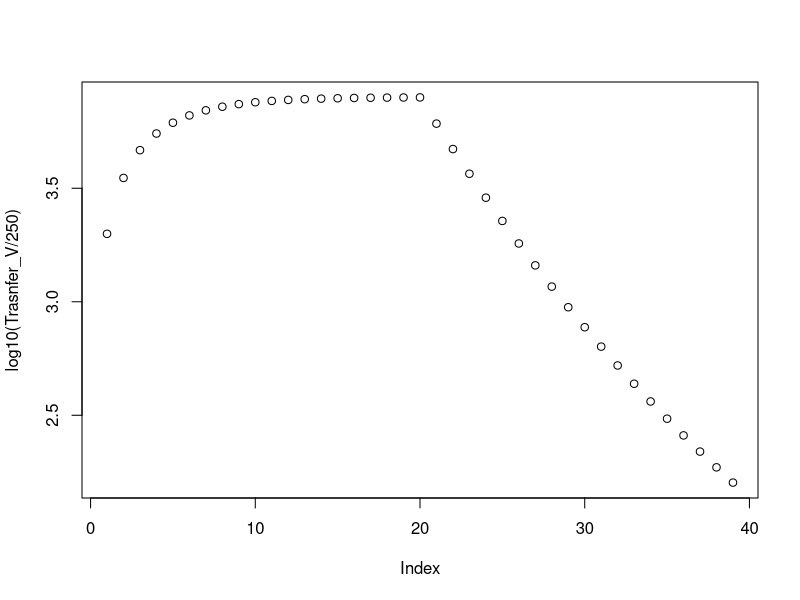
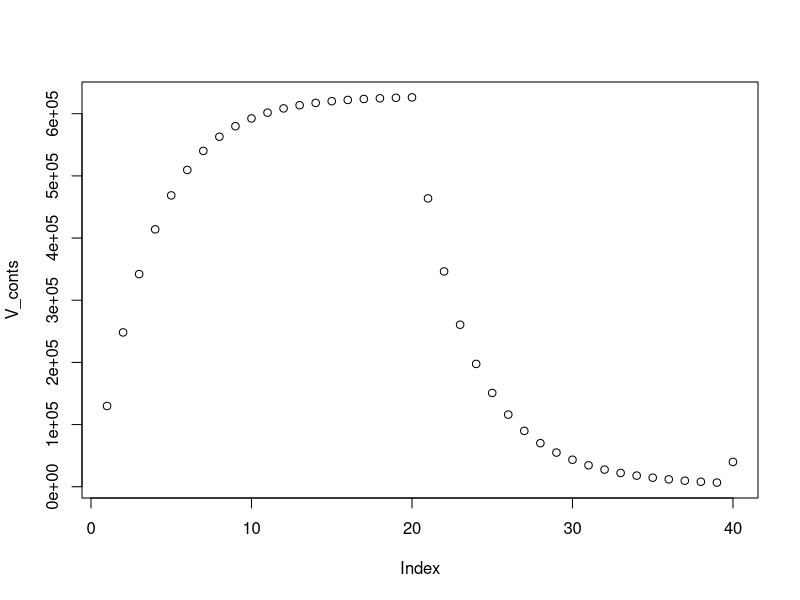

These figures' R source, in order:
## ---- chunk 1
Weight_tom = 0.25 #0.25 kg

tom_df<-data.frame(
  tomato = c(1:40),
  Cont = 0, 
  Weight = 0.25
)

## ---- chunk 2
tom_df[1:20,2] = 627931
## ---- chunk 3
calc_transfer<-function(Cont, Weight){
  Cont*exp(Weight/-8.31)
}

Weight = 0.55
Weight_kg = Weight*0.454
V_conts<-tom_df$Cont
count=1
Trasnfer_V<-c()
for (i in V_conts[-length(V_conts)]){
  log_CFU<-log10(V_conts[count]/(Weight*454))
  log_CFU_trans=log_CFU*exp(Weight_kg/-8.31)
  CFU_trans = as.integer((10^log_CFU_trans)*(Weight*454))
  Trasnfer_V= c(Trasnfer_V,CFU_trans)
  V_conts[count] = V_conts[count]- CFU_trans
  V_conts[count+1] = V_conts[count+1]+CFU_trans
  count=count+1
}


plot(log10(Trasnfer_V/250))

plot(V_conts)

